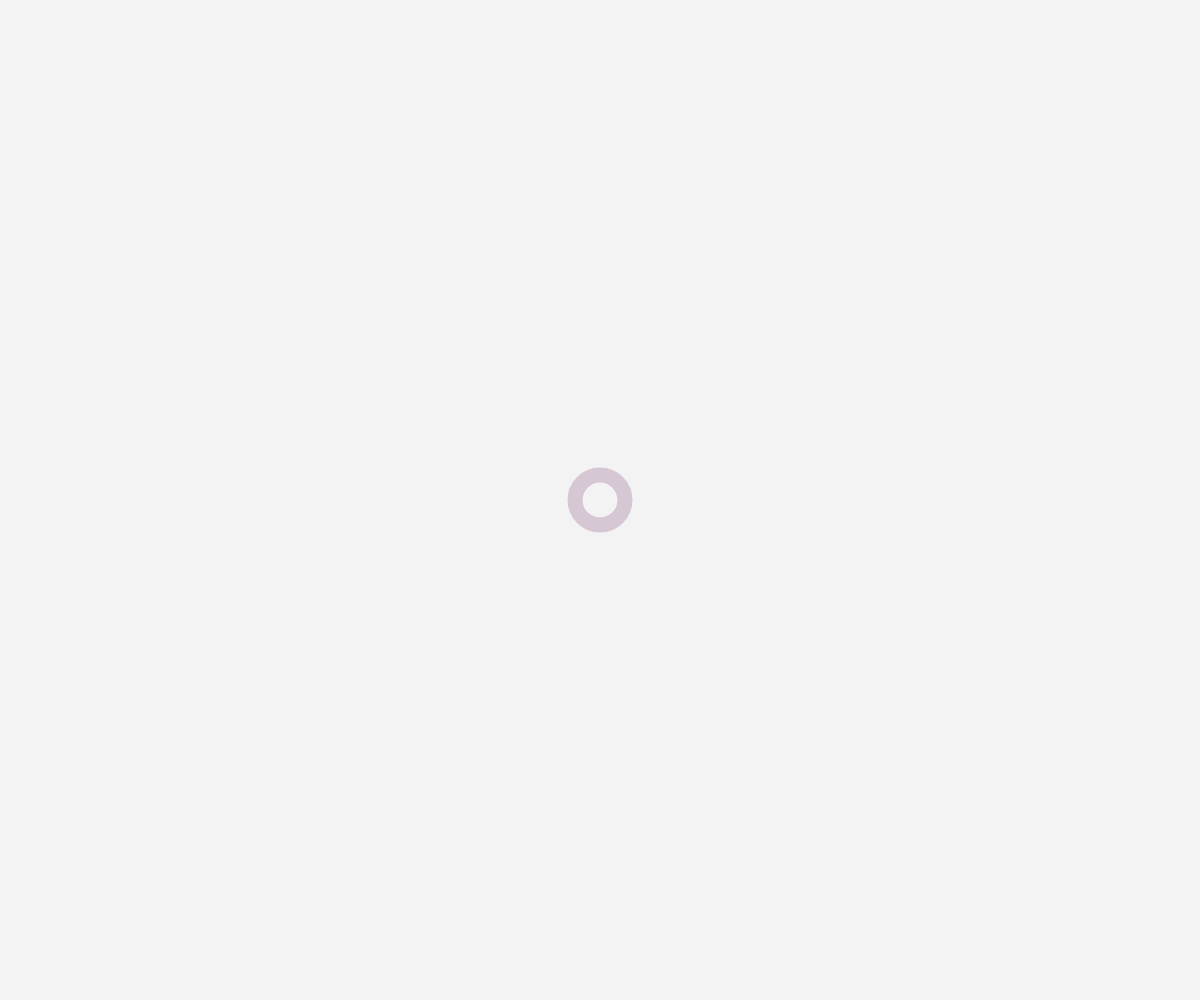
Frame 1 (no input)
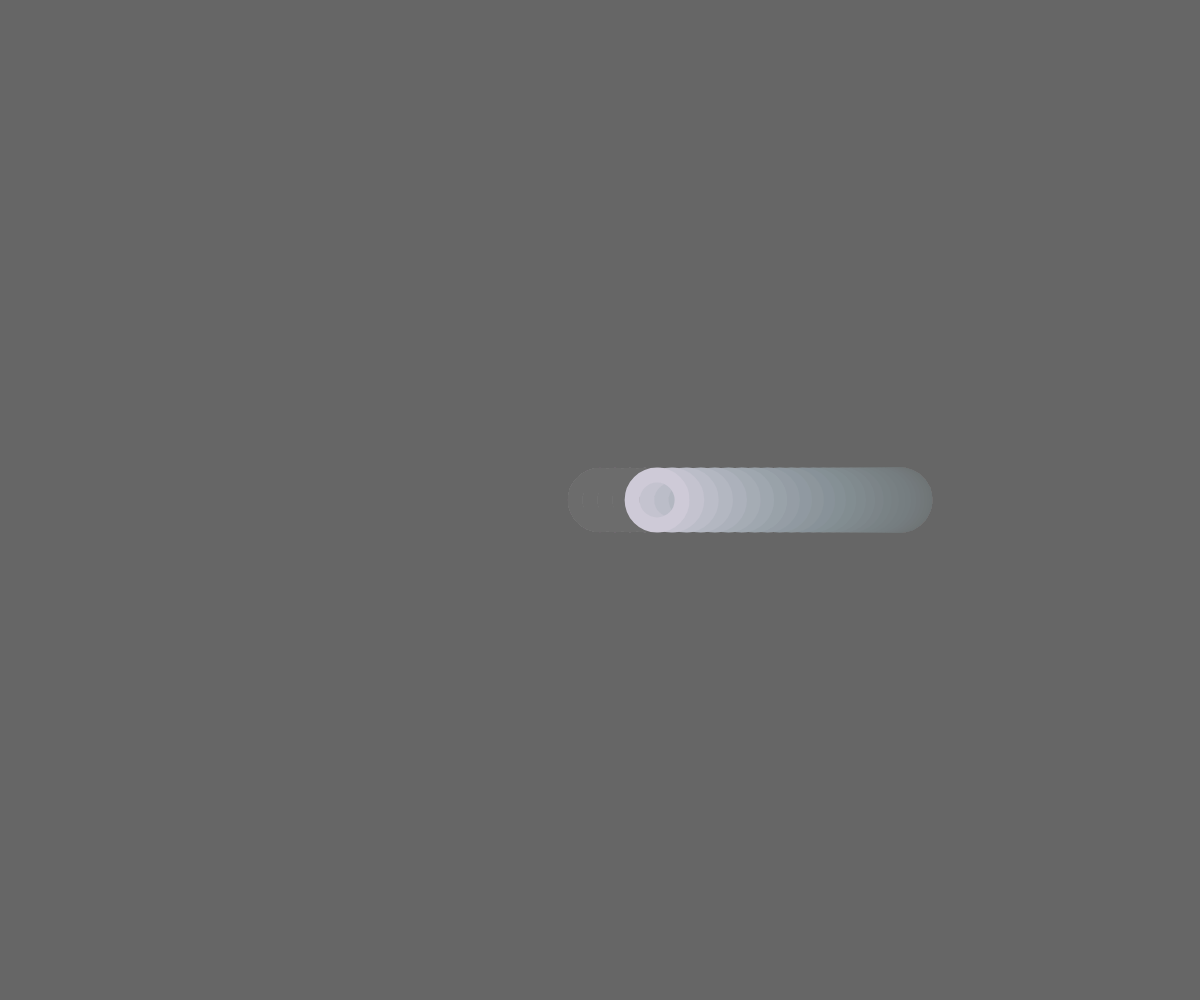
Frame 60 (no input)
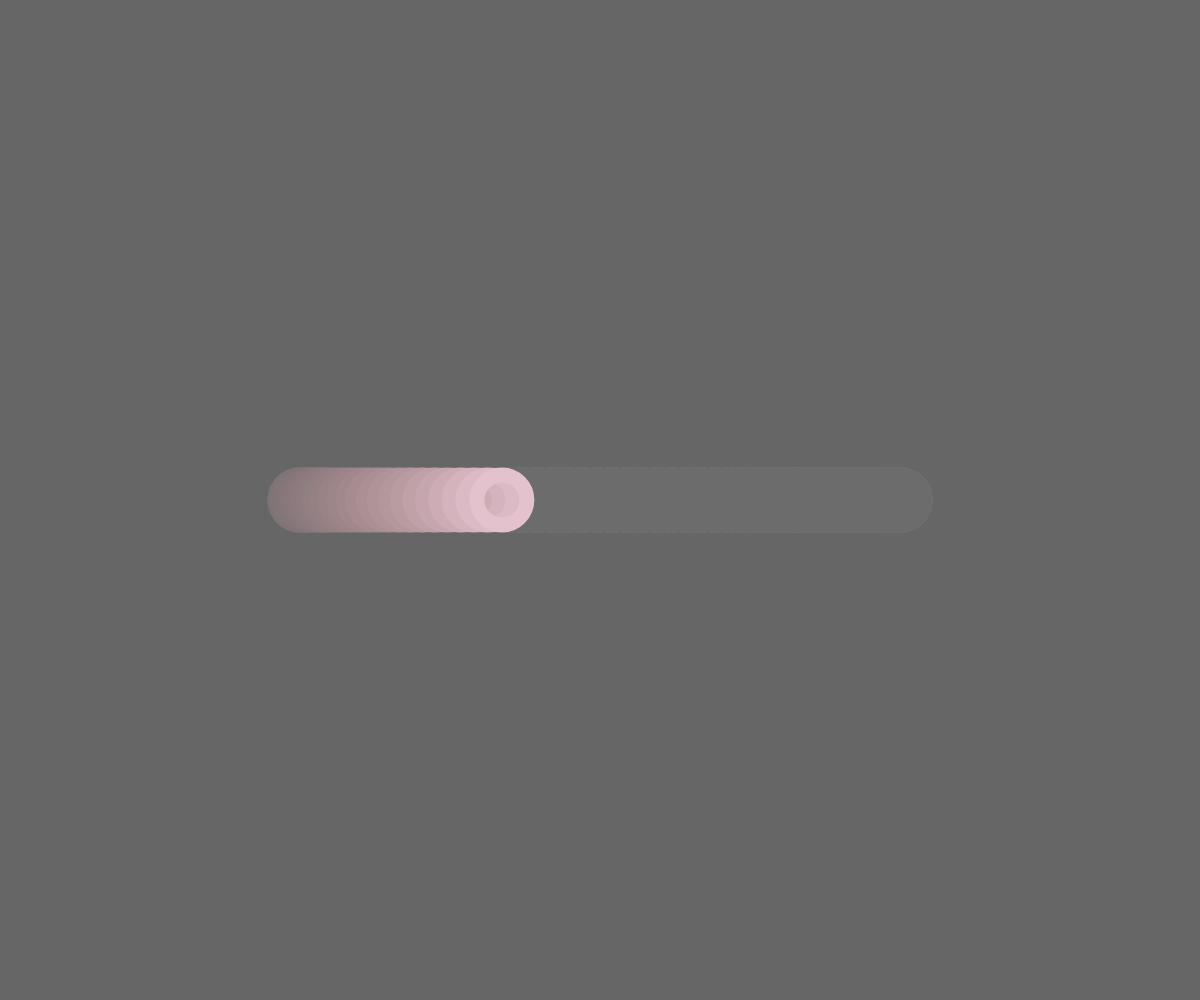
Frame 120 (the mouse pressed at the canvas centre since frame 60)

The p5.js sketch that drew these frames (run headless with seeded random() and noise() and a simulated clock; from frame 60 on, the mouse is pressed at the canvas centre):

// p5.js sketch
// ── sketch.js
/*
Based on p5.js demos by Matt DesLauriers
https://github.com/mattdesl/workshop-p5-intro

The MIT License (MIT) Copyright (c) 2019 Matt DesLauriers

Permission is hereby granted, free of charge, to any person obtaining a copy of this software and associated documentation files (the "Software"), to deal in the Software without restriction, including without limitation the rights to use, copy, modify, merge, publish, distribute, sublicense, and/or sell copies of the Software, and to permit persons to whom the Software is furnished to do so, subject to the following conditions:

The above copyright notice and this permission notice shall be included in all copies or substantial portions of the Software.

THE SOFTWARE IS PROVIDED "AS IS", WITHOUT WARRANTY OF ANY KIND, EXPRESS OR IMPLIED, INCLUDING BUT NOT LIMITED TO THE WARRANTIES OF MERCHANTABILITY, FITNESS FOR A PARTICULAR PURPOSE AND NONINFRINGEMENT. IN NO EVENT SHALL THE AUTHORS OR COPYRIGHT HOLDERS BE LIABLE FOR ANY CLAIM, DAMAGES OR OTHER LIABILITY, WHETHER IN AN ACTION OF CONTRACT, TORT OR OTHERWISE, ARISING FROM, OUT OF OR IN CONNECTION WITH THE SOFTWARE OR THE USE OR OTHER DEALINGS IN THE SOFTWARE.
*/

let angle = 0;

function setup() {
  createCanvas(windowWidth, windowHeight);
  noFill();
}

function windowResized() {
  resizeCanvas(windowWidth, windowHeight);
}

function draw() {
  background(100,20);

  let minDimension = min(width, height);
  
  strokeWeight(minDimension * 0.015);

  let xStart = width * 0.25;
  let xEnd = width * 0.75;
  let x = map(sin(angle), -1, 1, xStart, xEnd);

  let y = height * 0.5;
  let diam = minDimension * 0.05;
let sinVal = sin(angle); 

// Red: 255 (pink) → 173 (blue)
let r = map(sinVal, -1, 1, 255, 173);

// Green: 182 (pink) → 216 (blue)
let g = map(sinVal, -1, 1, 182, 216);

// Blue: 193 (pink) → 230 (blue)
let b = map(sinVal, -1, 1, 193, 230);

// Set stroke color using RGB values
stroke(r, g, b);

  circle(x, y, diam);

  angle += 0.05;
}
